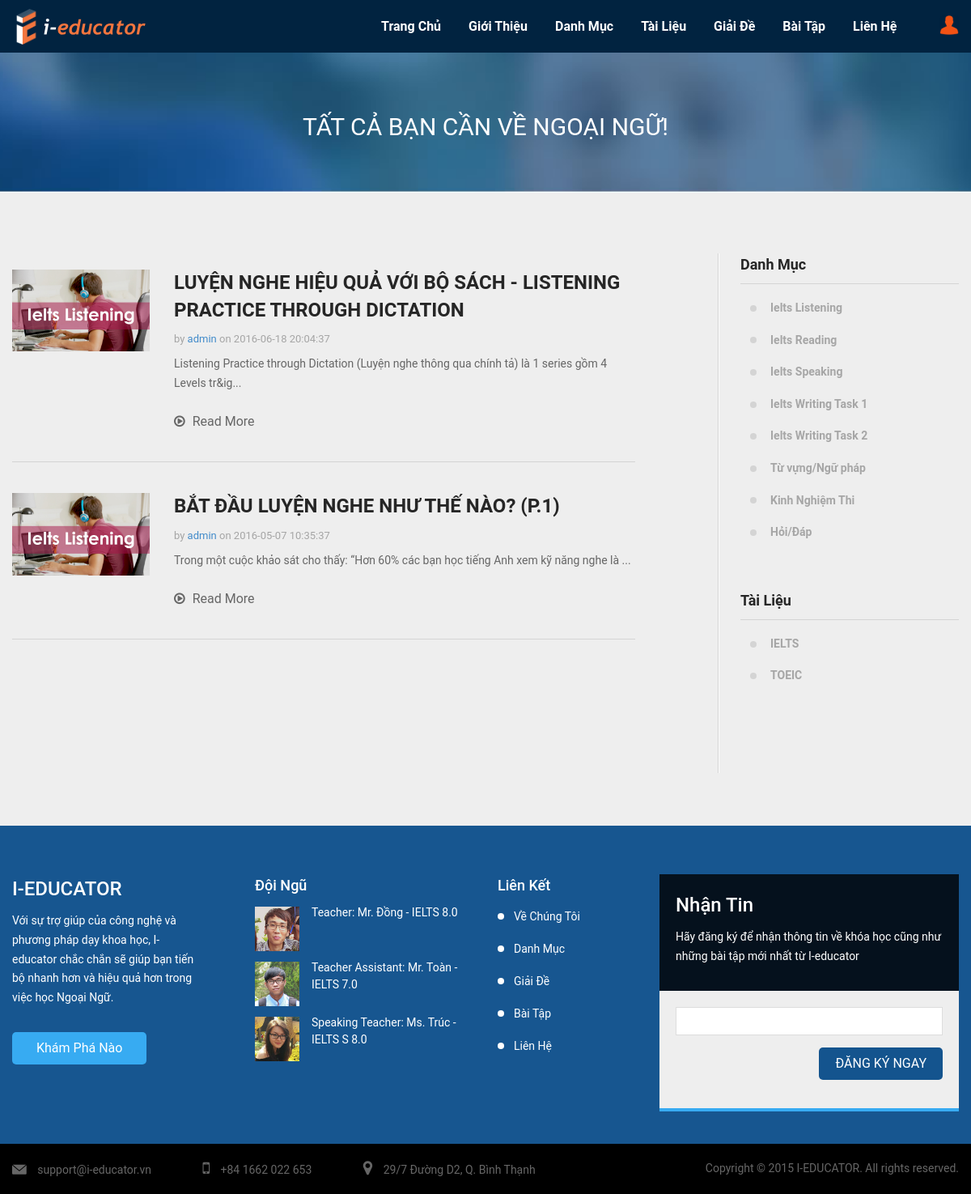
The page /newsfeed.php?cat=ielts-listening (signed in) on the database its author committed.
### tables this page shows
CREATE TABLE IF NOT EXISTS `postData` (
  `id` int(10) NOT NULL AUTO_INCREMENT,
  `postLink` varchar(250) NOT NULL,
  `title` varchar(250) NOT NULL,
  `content` longtext NOT NULL,
  `thumbnail` varchar(100) DEFAULT NULL,
  `cat` varchar(100) NOT NULL,
  `timeCreated` datetime NOT NULL,
  PRIMARY KEY (`id`),
  UNIQUE KEY `postLink` (`postLink`)
);

### newsfeed.php (the view, shortened to what the rows shown need)
<?php
require_once 'config.php';
require_once 'php-slugs.php';
?>
<!DOCTYPE html>
<html lang="en">
<head>
    <link rel="stylesheet" type="text/css" href="/css/library/bootstrap.min.css">
    <link rel="stylesheet" type="text/css" href="/css/library/font-awesome.min.css">
    <link rel="stylesheet" type="text/css" href="/css/library/owl.carousel.css">
    <link rel="stylesheet" type="text/css" href="/css/md-font.css">
    <link rel="stylesheet" type="text/css" href="/css/style.css">
</head>
<body id="page-top">
<div id="page-wrap">
    <section class="sub-banner sub-banner-course">
        <div class="container">
            <div class="sub-banner-content">
                <h2 class="text-center">TẤT CẢ BẠN CẦN VỀ NGOẠI NGỮ!</h2>
            </div>
        </div>
    </section>
    <section class="blog">
        <div class="container">
            <div class="row">
                <div class="col-md-8">
	                    <?php
	                    if (($_SERVER['REQUEST_METHOD'] == 'GET')&&!empty($_GET['cat'])) {
							$cat = checkText($_GET['cat']);
							$sql="";
							if(empty($_GET['title'])){
								?><div class="blog-list-content"><?php
								if($cat=='all')
									$sql = "SELECT * FROM postData ORDER BY timeCreated DESC";
								else
									$sql = "SELECT * FROM postData WHERE cat='".$cat."' ORDER BY timeCreated DESC";
								$rec_limit = 4;
								if(isset($_GET['page']) && intval($_GET['page'])>0) {
						            $page = $_GET['page'];
						            $offset = $rec_limit * ($page-1);
						        }else {
						           	$offset = 0;
						        }
						        if($cat=='all')
									$sql = "SELECT * FROM postData ORDER BY timeCreated DESC LIMIT $offset, $rec_limit";
								else
									$sql = "SELECT * FROM postData WHERE cat='".$cat."' ORDER BY timeCreated DESC LIMIT $offset, $rec_limit";
								$result = mysql_query($sql, $conn);
								if (mysql_num_rows($result) > 0) {
									while($row = mysql_fetch_assoc($result)){
										?>
				                        <div class="post">
				                            <div class="post-media">
				                                <div class="image-thumb">
				                                    <img src="/images/newsfeed/<?php echo $row['cat']?>.jpg" alt="">
				                                </div>
				                            </div>
				                            <div class="post-body">
				                                <div class="post-title">
				                                    <h3 class="md"><a href="<?php echo '/newsfeed/'.$row['cat'].'/'.makeSlugs($row['title'])?>"><?php echo $row["title"]?></a></h3>
				                                </div>
				                                <div class="post-meta">
				                                    by <a href="javascript:void(0)">admin</a> on <?php echo $row["timeCreated"]?>
				                                </div>
				                                <div class="post-content">
				                                    <p><?php $content=strip_tags($row["content"]);
				                                    	$content = (strlen($content) > 140) ? substr($content,0,135).'...' : $content;
				                                    	echo $content;
				                                    ?></p>
				                                </div>
				                                <div class="post-link">
				                                    <a href="<?php echo '/newsfeed/'.$row['cat'].'/'.makeSlugs($row['title'])?>">
				                                        <i class="fa fa-play-circle-o"></i>
				                                        Read More
				                                    </a>
				                                </div>
				                            </div>
				                        </div>
				                        <?php
									}?>
									<?php
								}
								else
									echo "<strong>Sorry! Post not found!</strong>";
								?>
		                        </div>
								<?php
							}
                    	}else
                        	echo "<strong>Sorry! Post not found!</strong>";
                        ?>
                </div>
            </div>
        </div>
    </section>
</div>
</body>
</html>

### rows shown on the page
postdata: cat (picture), title "LUYỆN NGHE HIỆU QUẢ VỚI BỘ SÁCH - LISTENING PRACTICE THROUGH DICTATION", timeCreated "2016-06-18 20:04:37", content "Listening Practice through Dictation (Luyện nghe thông qua chính tả) là 1 series gồm 4 Levels tr&ig..."
postdata: cat (picture), title "BẮT ĐẦU LUYỆN NGHE NHƯ THẾ NÀO? (P.1)", timeCreated "2016-05-07 10:35:37", content "Trong một cuộc khảo sát cho thấy: “Hơn 60% các bạn học tiếng Anh xem kỹ năng nghe là ..."
